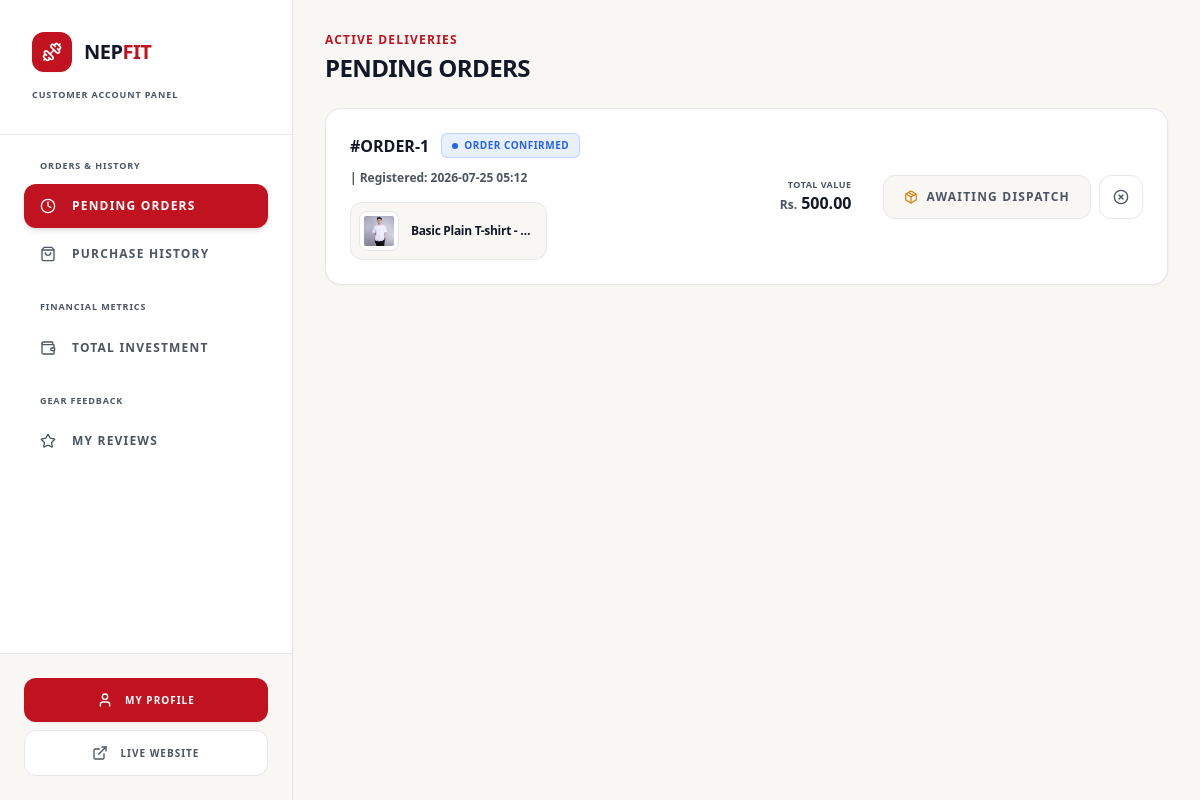
Page /dashboard/ (signed in) on the earlier database version.
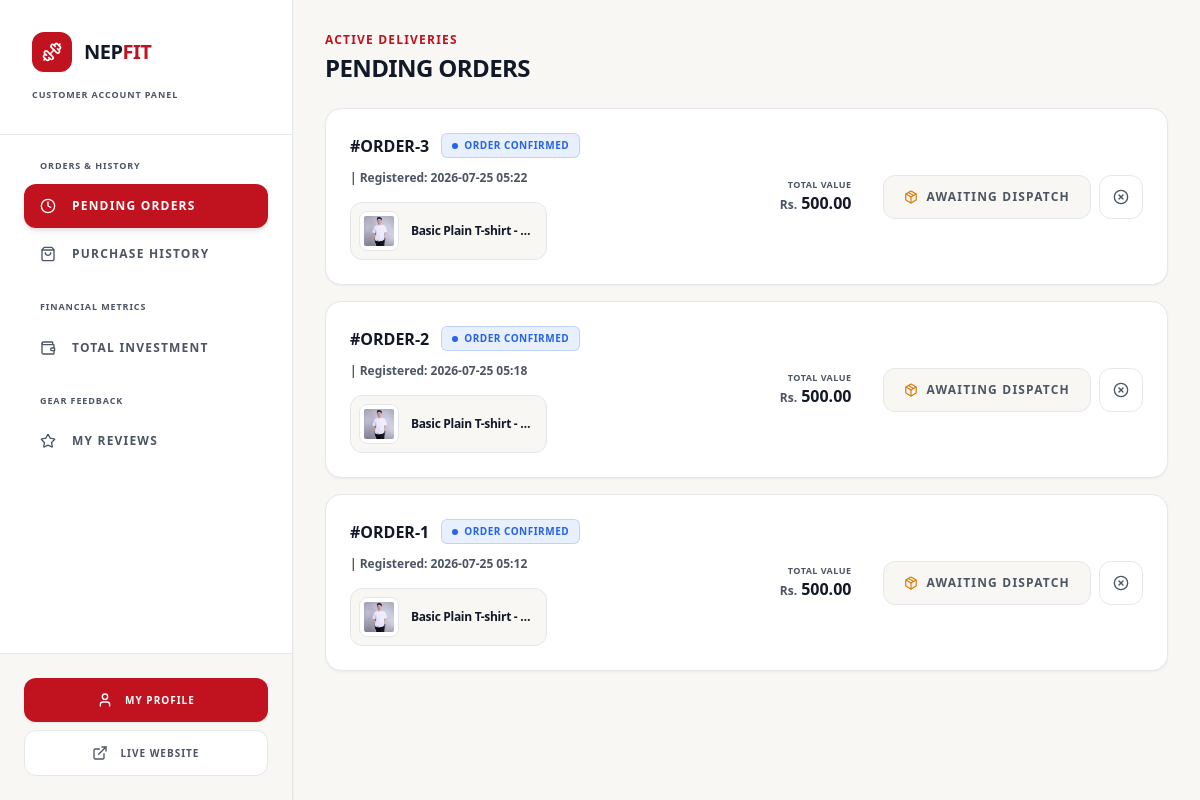
Same page on the later database version.
### nf_app/models.py (models this page shows, shortened)
class Order(models.Model):
    class Status(models.TextChoices):
        CONFIRMED = 'confirmed', 'Order Confirmed'
        SHIPPING = 'shipping', 'In Transit'
        DELIVERED = 'delivered', 'Delivered'
        COMPLETED = 'completed', 'Completed'
        CANCELLED = 'cancelled', 'Cancelled'
    class PaymentMethod(models.TextChoices):
        ESEWA = 'esewa', 'eSewa'
        COD = 'cod', 'Cash on Delivery'
    customer = models.ForeignKey(User, on_delete=models.CASCADE, related_name='orders')
    total_amount = models.DecimalField(max_digits=12, decimal_places=2)
    status = models.CharField(max_length=20, choices=Status.choices, default=Status.CONFIRMED)
    transaction_id = models.CharField(max_length=100, blank=True, null=True, help_text="Payment provider tracking reference ID")
    shipping_address = models.TextField()
    payment_method = models.CharField(max_length=20, choices=PaymentMethod.choices, default=PaymentMethod.ESEWA)
    created_at = models.DateTimeField(auto_now_add=True)

class OrderItem(models.Model):
    order = models.ForeignKey(Order, on_delete=models.CASCADE, related_name='items')
    product = models.ForeignKey(Product, on_delete=models.CASCADE)
    selected_size = models.CharField(max_length=10, choices=Product.Size.choices, default=Product.Size.MEDIUM)
    price_at_purchase = models.DecimalField(max_digits=10, decimal_places=2)
    quantity = models.PositiveIntegerField(default=1)

class Product(models.Model):
    class Category(models.TextChoices):
        SHIRTS = 'shirts', 'Shirts'
        T_SHIRTS = 't_shirts', 'T-Shirts'
        PANTS = 'pants', 'Pants'
        HOODIES = 'hoodies', 'Hoodies'
        JACKETS = 'jackets', 'Jackets'
        SWEATSHIRTS = 'sweatshirts', 'Sweatshirts'
        JOGGERS = 'joggers', 'Joggers'
        SHORTS = 'shorts', 'Shorts'
    class Size(models.TextChoices):
        SMALL = 'S', 'Small'
        MEDIUM = 'M', 'Medium'
        LARGE = 'L', 'Large'
        XLARGE = 'XL', 'Extra Large'
        XXLARGE = 'XXL', 'Double Extra Large'
    name = models.CharField(max_length=255)
    brand = models.CharField(max_length=100, default='NepFit', help_text="Brand name (e.g., NepFit)")
    category = models.CharField(max_length=30, choices=Category.choices)
    size = models.CharField(max_length=10, choices=Size.choices, default=Size.MEDIUM, help_text="Default size for this product")
    description = models.TextField(help_text="Product details, fabric materials, and sizing guide.")
    price = models.DecimalField(max_digits=10, decimal_places=2)
    stock = models.PositiveIntegerField(default=10)
    product_image = models.ImageField(upload_to='images/products/')
    is_active = models.BooleanField(default=True)
    created_at = models.DateTimeField(auto_now_add=True)

### nf_app/views/dashboard.py (the view)
# urls.py: path('dashboard/', customer_dashboard_view, name='customer_dashboard')
@login_required
def customer_dashboard_view(request):
    if request.user.is_staff:
        messages.error(request, "You are not authorized to access the customer dashboard.")
        return redirect('home')
    section = request.GET.get('section', 'pending-orders')
    context = {
        'section': section,
    }
    if section == 'pending-orders':
        context['pending_orders'] = Order.objects.exclude(customer=request.user, status__in=[Order.Status.COMPLETED, Order.Status.CANCELLED]).order_by('-created_at')
    elif section == 'my-orders':
        context['my_orders'] = None
    elif section == 'my-reviews':
        context['reviews'] = None
    elif section == 'total-spent':
        context['total_spent'] = None
    return render(request, 'dashboard/customer_dashboard.html', context)

### nf_app/templates/dashboard/customer_dashboard.html (shortened to what the changed rows need)
<!DOCTYPE html>
<html lang="en">
<head>
    {% load static %}
    <link href="{% static 'css/styles.css' %}" rel="stylesheet" />
</head>
<body class="bg-[#F8F7F4] flex min-h-screen overflow-hidden text-[#4B5563] font-sans antialiased">
    <aside class="w-80 bg-[#FFFFFF] flex flex-col shadow-sm relative z-30 border-r border-[#E5E7EB]">
        <div class="p-8 border-b border-[#E5E7EB]">
            <div class="flex items-center gap-3">
                <h1 class="text-xl font-black tracking-tight uppercase text-[#111827]">
                    Nep<span class="text-[#C1121F]">Fit</span>
                </h1>
            </div>
        </div>
    </aside>
    <main class="flex-grow flex flex-col h-screen overflow-y-auto bg-[#F8F7F4] p-6 sm:p-8">
        {% if section == 'pending-orders' or not section %}
            {% include 'dashboard/customer/_pending_orders.html' %}
        {% elif section == 'my-orders' %}
            {% include 'dashboard/customer/_my_orders.html' %}
        {% elif section == 'total-spent' %}
            {% include 'dashboard/customer/_total_spent.html' %}
        {% elif section == 'my-reviews' %}
            {% include 'dashboard/customer/_my_reviews.html' %}
        {% endif %}
    </main>
</body>
</html>

### nf_app/templates/dashboard/customer/_pending_orders.html (shortened to what the changed rows need)
<div class="space-y-6">
    <div>
        <h2 class="text-xs font-extrabold uppercase tracking-widest text-[#C1121F] mb-1">Active Deliveries</h2>
        <h1 class="text-2xl font-black tracking-tight text-[#111827] uppercase">Pending Orders</h1>
    </div>
    <div class="space-y-4">
        {% for order in pending_orders %}
            <div class="bg-[#FFFFFF] border border-[#E5E7EB] rounded-2xl p-6 min-h-[140px] flex flex-col lg:flex-row lg:items-center justify-between gap-6 hover:border-[#1F2937]/30 transition-all shadow-sm group">
                <div class="space-y-4 flex-grow w-full">
                    <div class="flex flex-wrap items-center gap-3">
                        <span class="font-black text-base text-[#111827]">#ORDER-{{ order.id }}</span>
                        {% if order.status == 'confirmed' %}
                            <span class="inline-flex items-center gap-1.5 px-2.5 py-1 rounded-md bg-[#2563EB]/10 border border-[#2563EB]/20 text-[#2563EB] text-[10px] font-extrabold uppercase tracking-wider">
                                <span class="w-1.5 h-1.5 rounded-full bg-[#2563EB]"></span> {{ order.get_status_display }}
                            </span>
                        {% elif order.status == 'shipping' %}
                            <span class="inline-flex items-center gap-1.5 px-2.5 py-1 rounded-md bg-[#4F46E5]/10 border border-[#4F46E5]/20 text-[#4F46E5] text-[10px] font-extrabold uppercase tracking-wider">
                                <span class="w-1.5 h-1.5 rounded-full bg-[#4F46E5]"></span> {{ order.get_status_display }}
                            </span>
                        {% elif order.status == 'completed' or order.status == 'delivered' %}
                            <span class="inline-flex items-center gap-1.5 px-2.5 py-1 rounded-md bg-[#16A34A]/10 border border-[#16A34A]/20 text-[#16A34A] text-[10px] font-extrabold uppercase tracking-wider">
                                <span class="w-1.5 h-1.5 rounded-full bg-[#16A34A]"></span> {{ order.get_status_display }}
                            </span>
                        {% else %}
                            <span class="inline-flex items-center gap-1.5 px-2.5 py-1 rounded-md bg-[#F8F7F4] border border-[#E5E7EB] text-[#4B5563] text-[10px] font-extrabold uppercase tracking-wider">
                                <span class="w-1.5 h-1.5 rounded-full bg-[#4B5563]"></span> {{ order.get_status_display }}
                            </span>
                        {% endif %}
                        <span class="text-xs text-[#4B5563] font-bold">| Registered: {{ order.created_at|date:"Y-m-d H:i" }}</span>
                    </div>
                    <div class="grid grid-cols-1 sm:grid-cols-2 gap-3 max-w-4xl">
                        {% for item in order.items.all %}
                            <div class="flex items-center gap-3 bg-[#F8F7F4] border border-[#E5E7EB] p-2 rounded-xl">
                                <div class="w-10 h-10 bg-[#FFFFFF] border border-[#E5E7EB] rounded-lg overflow-hidden flex items-center justify-center p-1 shrink-0">
                                    {% if item.product.product_image %}
                                        <img src="{{ item.product.product_image.url }}" alt="{{ item.product.name }}" class="w-full h-full object-cover rounded-sm">
                                    {% else %}
                                        <i data-lucide="dumbbell" class="w-5 h-5 text-[#E5E7EB]"></i>
                                    {% endif %}
                                </div>
                                <span class="text-[#111827] text-xs font-extrabold tracking-tight truncate">
                                    {{ item.product.name }} <span class="text-[#C1121F] font-extrabold ml-1">× {{ item.quantity }}</span>
                                </span>
                            </div>
                        {% endfor %}
                    </div>
                </div>
                <div class="flex items-center justify-between lg:justify-end gap-8 border-t lg:border-t-0 border-[#E5E7EB] pt-4 lg:pt-0 shrink-0">
                    <div class="flex flex-col lg:text-right">
                        <span class="text-[9px] uppercase font-extrabold tracking-wider text-[#4B5563]">Total Value</span>
                        <div class="flex items-baseline gap-0.5">
                            <span class="text-xs font-extrabold text-[#4B5563] mr-0.5">Rs.</span>
                            <span class="text-base font-black text-[#111827]">{{ order.total_amount|floatformat:2 }}</span>
                        </div>
                    </div>
                    <div class="flex items-center gap-2">
                        {% if order.status == "confirmed" %}
                            <div class="bg-[#F8F7F4] border border-[#E5E7EB] text-[#4B5563] font-extrabold h-11 px-5 rounded-xl flex items-center justify-center gap-2 text-xs uppercase tracking-widest whitespace-nowrap">
                                <i data-lucide="package" class="w-3.5 h-3.5 text-[#D97706]"></i>
                                <span>Awaiting Dispatch</span>
                            </div>
                        {% elif order.status == "shipping" %}
                            <div class="bg-[#F8F7F4] border border-[#E5E7EB] text-[#4B5563] font-extrabold h-11 px-5 rounded-xl flex items-center justify-center gap-2 text-xs uppercase tracking-widest whitespace-nowrap">
                                <i data-lucide="truck" class="w-3.5 h-3.5 text-[#C1121F]"></i>
                                <span>In Transit</span>
                            </div>
                        {% endif %}
                        <a href="/order/cancel/{{ order.id }}" class="bg-[#FFFFFF] hover:bg-[#B91C1C]/10 border border-[#E5E7EB] hover:border-[#B91C1C]/30 text-[#4B5563] hover:text-[#B91C1C] h-11 w-11 rounded-xl transition-all flex items-center justify-center active:scale-95" title="Cancel Order">
                            <i data-lucide="x-circle" class="w-4 h-4"></i>
                        </a>
                    </div>
                </div>
            </div>
        {% endfor %}
    </div>
</div>

Differences in the rows shown:
added Order: id "3", status "ORDER CONFIRMED", created_at "2026-07-25 05:22", total_amount "500.00", shows "AWAITING DISPATCH"
added OrderItem: product.product_image (picture), product.name "Basic Plain T-shirt -…", shown under "3"
added Order: id "2", status "ORDER CONFIRMED", created_at "2026-07-25 05:18", total_amount "500.00", shows "AWAITING DISPATCH"
added OrderItem: product.product_image (picture), product.name "Basic Plain T-shirt -…", shown under "2"
